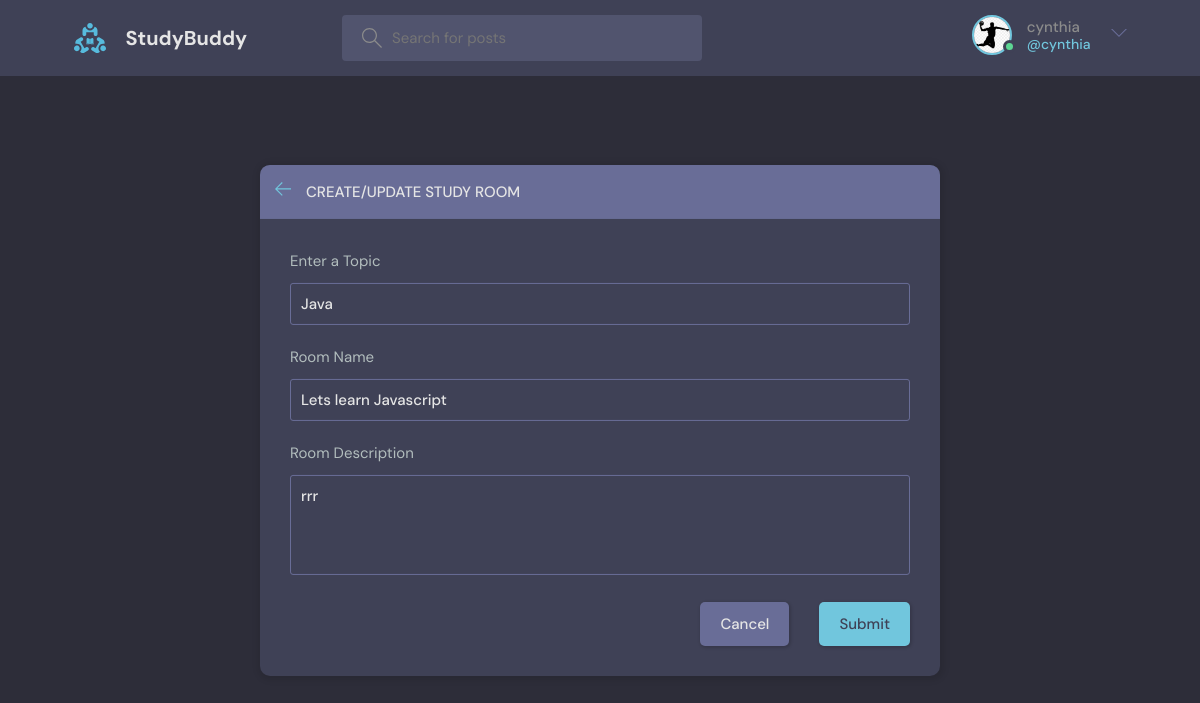
The app's page /update-room/1/ (signed in) with its own data.
### myass/models.py (models this page shows, shortened)
class User(AbstractUser):
    name=models.CharField(max_length=200,null=True)
    email=models.EmailField(unique=True, null=True)
    bio=models.TextField(null=True)
    avatar=models.ImageField(null=True, default="avatar.svg")
    USERNAME_FIELD='email'
    REQUIRED_FIELDS=[]

class Room(models.Model): #The Room database was created
    host=models.ForeignKey(User, on_delete=models.SET_NULL, null=True)
    topic=models.ForeignKey(Topic, on_delete=models.SET_NULL, null=True)#if you set_null you need to set that null to be true unless an error will be
    name= models.CharField(max_length=200)
    description= models.TextField(null=True, blank=True)# Null to true means that the Text field can be left empty
    participants= models.ManyToManyField(
        User, related_name='participants',blank=True)
    update= models.DateTimeField(auto_now=True)#auto_now takes a snapshot of every thing we save
    created= models.DateTimeField(auto_now_add=True)# auto_now_add a snapshot of when it was created firstly
    class Meta:
        ordering=['-update','-created']#ORDERING

class Topic(models.Model):
    name=models.CharField(max_length=200)

### myass/views.py (the view, shortened to what this page needs)
# urls.py: path('update-room/<str:pk>/',views.UpdateRoom, name= "UpdateRoom"),
@login_required(login_url='login')
def UpdateRoom(request,pk):
    room=Room.objects.get(id=pk)
    form=RoomForm(instance=room)
    topics=Topic.objects.all()
    context={'form':form,'topics':topics, 'room':room}
    return render(request,'myass/room_form.html', context)

### myass/forms.py
class RoomForm(ModelForm):
    class Meta:
        model= Room
        fields='__all__'
        exclude=['host','participants']

### myass/templates/myass/room_form.html (shortened to what this page needs)
{% extends 'main.html'  %}
{% block content %}
  <main class="create-room layout">
    <div class="container">
      <div class="layout__box">
        <div class="layout__boxHeader">
          <div class="layout__boxTitle">
            <a href="{% url 'home' %}">
              <svg version="1.1" xmlns="http://www.w3.org/2000/svg" width="32" height="32" viewBox="0 0 32 32">
                <title>arrow-left</title>
                <path
                  d="M13.723 2.286l-13.723 13.714 13.719 13.714 1.616-1.611-10.96-10.96h27.625v-2.286h-27.625l10.965-10.965-1.616-1.607z">
                </path>
              </svg>
            </a>
            <h3>Create/Update Study Room</h3>
          </div>
        </div>
        <div class="layout__body">
          <form class="form" method="POST" action="">
            <div class="form__group">
              <label for="room_topic">Enter a Topic</label>
              <input required type="text" value='{{room.topic.name}}' name="topic" list="topic-list"/>
            </div>
            <div class="form__group">
              <label for="room_name">Room Name</label>
              {{form.name}}
            </div>
              <div class="form__group">
              <label for="room_description">Room Description</label>
              {{form.description}}
            </div>
            <div class="form__action">
              <a class="btn btn--dark" href="index.html">Cancel</a>
              <button class="btn btn--main" type="submit">Submit</button>
            </div>
          </form>
        </div>
      </div>
    </div>
  </main>
  {% endblock content %}

### templates/navbar.html (shortened to what this page needs)
{% load static %}
<header class="header header--loggedIn">
    <div class="container">
        <a href="{% url 'home' %}" class="header__logo">
            <img src="{% static 'images/logo.svg' %}" />
            <h1>StudyBuddy</h1>
        </a>
        <form class="header__search" method="GET" action="{% url 'home' %}">
            <label>
                <input name="q" placeholder="Search for posts" />
            </label>
        </form>
        <nav class="header__menu">
            {% if request.user.is_authenticated %}
            <div class="header__user">
                <a href="{% url 'updateUser' %}">
                    <div class="avatar avatar--medium active">
                        <img src="{{request.user.avatar.url}}" />
                    </div>
                    <p>{{request.user.username}} <span>@{{request.user.username}}</span></p>
                </a>
                <button class="dropdown-button">
                    <svg version="1.1" xmlns="http://www.w3.org/2000/svg" width="32" height="32" viewBox="0 0 32 32">
                        <title>chevron-down</title>
                        <path d="M16 21l-13-13h-3l16 16 16-16h-3l-13 13z"></path>
                    </svg>
                </button>
            </div>
            {% else %}
            <a href="{% url 'LoginPage' %}">
                <img src="{{room.host.avatar.url}}" />
                <p>Login</p>
            </a>
            {% endif %}
        </nav>
    </div>
</header>

### records on screen
User: user.avatar (picture), user.username "cynthia"
Room: topic "Java", name "Lets learn Javascript", description "rrr"
